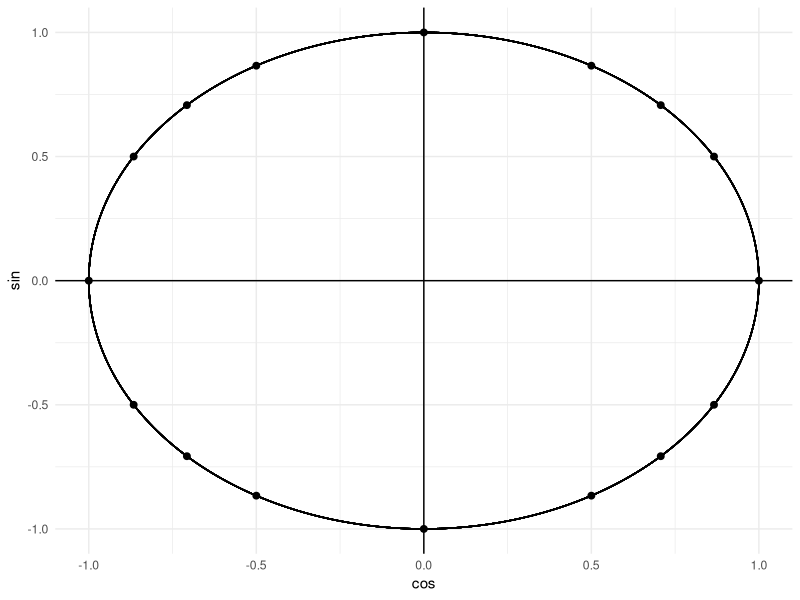

This figure's R source:
library(tidyverse)
library(ggforce)
theme_set(theme_minimal())

tibble(
    angle = c(0, pi/6, pi/4, pi/3, pi/2, 2*pi/3, 3*pi/4, 5*pi/6, pi,
              7*pi/6, 5*pi/4, 4*pi/3, 3*pi/2, 5*pi/3, 7*pi/4, 11*pi/6),
    sin = sin(angle),
    cos = cos(angle)
    ) %>%
ggplot() +
    geom_hline(yintercept = 0) +
    geom_vline(xintercept = 0) +
    geom_circle(aes(x0 = 0, y0 = 0, r = 1)) +
    geom_point(aes(cos, sin), size = 2)
